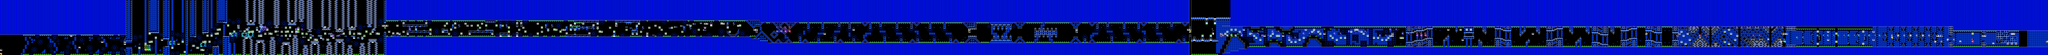

Rendered tile map (Tiled .tmx) drawn with the repository's tilesets; below, a short description and the map source with its tile grids summarised:
An orthogonal 992x27 tile map with 16x16 px tiles, 2 tile layers (SP, ...), 2 tilesets, 2 image layers.

<map version="1.10" tiledversion="1.11.2" orientation="orthogonal" renderorder="right-down" width="992" height="27" tilewidth="16" tileheight="16" infinite="0" nextlayerid="5" nextobjectid="1">
 <editorsettings>
  <chunksize width="16" height="27" />
  <export target="../LEVELS/LEVEL DATA/lvlset_C/slaughterhouse.csv" format="csv" />
 </editorsettings>
 <tileset firstgid="1" name="famidash" tilewidth="16" tileheight="16" tilecount="256" columns="16">
  <image source="../../../GRAPHICS/famidash.bmp" width="256" height="256" />
 </tileset>
 <tileset firstgid="257" name="sprites" tilewidth="16" tileheight="16" tilecount="256" columns="16">
  <image source="../../../GRAPHICS/sprites.png" width="256" height="256" />
 </tileset>
 <imagelayer id="3" name="Image Layer 1" parallaxx="0.9" parallaxy="0.9" repeatx="1" repeaty="1">
  <image source="../../../GRAPHICS/Old/parallax Blue.bmp" width="144" height="72" />
 </imagelayer>
 <imagelayer id="4" name="Image Layer 2" offsetx="0" offsety="432" repeatx="1">
  <image source="../../../GRAPHICS/ground.bmp" width="64" height="128" />
 </imagelayer>
 <layer id="1" width="992" height="27">
  <data>[26784 cells, 26784 non-empty, 132 distinct tile ids]</data>
 </layer>
 <layer id="2" name="SP" width="992" height="27">
  <data>[26784 cells, 484 non-empty, 75 distinct tile ids]</data>
 </layer>
</map>
